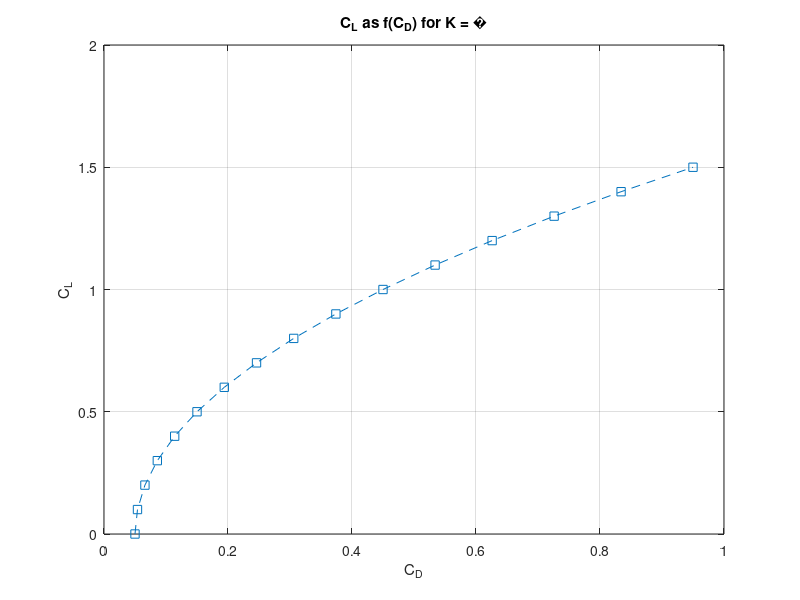
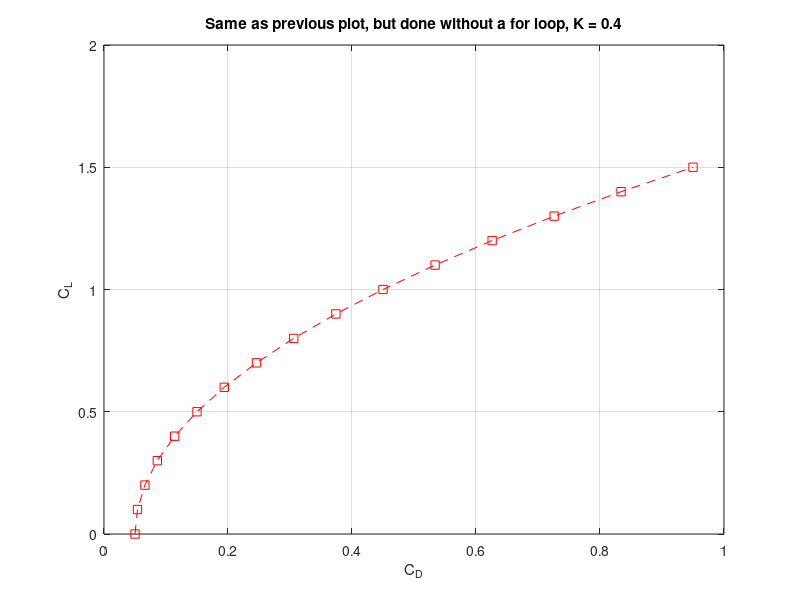
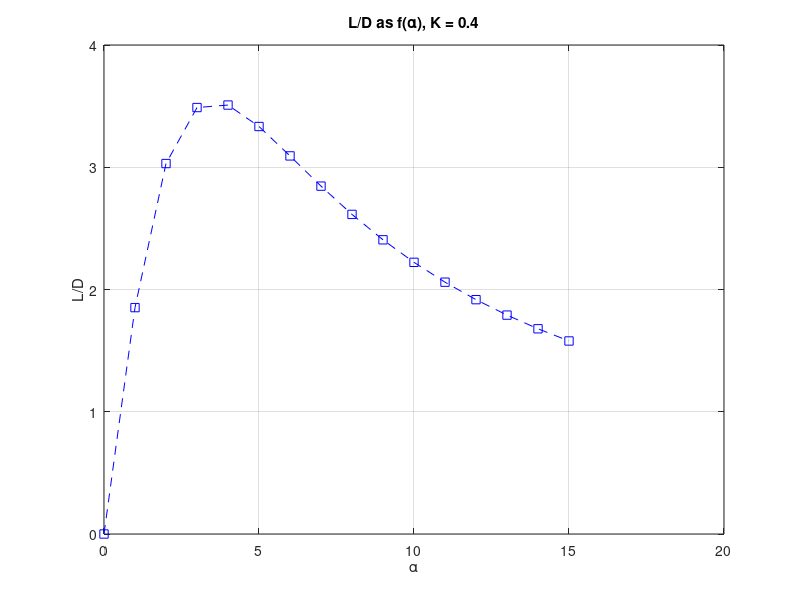
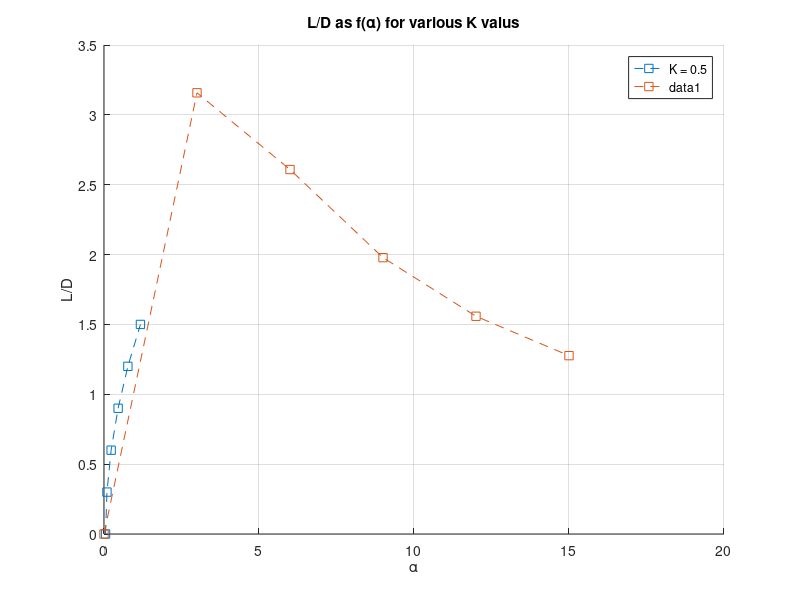

The MATLAB script that drew these images, in order: (Note: this script raises an error after producing the figures.)
% script written for demo to class

% clear all variables, clear command window, close all objects
clear all; clc; close all

% define Cd0
Cd0 = 0.05;

% define CL and K
CL = [0:0.1:1.5];
K = 0.4;

% calculate CD
for ii=1:length(CL)
    CD(ii) = Cd0 + K*CL(ii)^2;
end

% make plot
figure
plot(CD,CL,'s--')
grid on
ylabel('C_L')
xlabel('C_D')
title(['C_L as f(C_D) for K = ', K])

%% Redo the same calculations without using a for loop
clear
% define Cd0
Cd0 = 0.05;

% define CL and K
CL = [0:0.1:1.5];
K = 0.4;

% calculate CD
CD = Cd0 + K*CL.^2;

% make plot
figure
plot(CD,CL,'rs--')
grid on
ylabel('C_L')
xlabel('C_D')
title(['Same as previous plot, but done without a for loop, K = ', num2str(K)])
% define the angles of attack for which CL was defined
CLalpha = 10;

alpha = CL*CLalpha;

% make plot
figure
plot(alpha, CL./CD,'bs--')
grid on
ylabel('L/D')
xlabel('\alpha')
title(['L/D as f(\alpha), K = ',num2str(K)])

%% clear everything and redo L/D calculations for several K values
% clear

% define Cd0
Cd0 = 0.05;

% define CL and K
jj = 1:length(K);
CL = [0:0.3:1.5];
K =  [0.5:0.1:1];


% calculate CD
CD = Cd0 + K(jj)*CL.^2;

% make plot
figure
hold on
plot(CD,CL','s--')
grid on
ylabel('C_L')
xlabel('C_D')
title(...
    ['Same as previous plot, but done without a for loop and K is now a variable'])

% build legend
for ii = 1:length(K)
    legendEntry{ii} = ['K = ',num2str(K(ii))];
end
legend(legendEntry)

% define the angles of attack for which CL was defined
CLalpha = 10;

alpha = CL*CLalpha;

% make plot
hold on
plot(alpha, CL./CD,'s--')
grid on
ylabel('L/D')
xlabel('\alpha')
title(['L/D as f(\alpha) for various K valus'])


%% learn how to step into a function.  What must you send into this...
% funciton to be done?
myAssignment = isover(2); % ??
